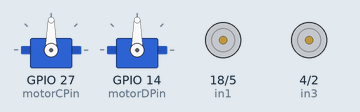
Recording of a sketch running on a simulated ESP32. Shown: 2 × servo, motor-driver pin pairs drawn as motors (green arrow = first pin HIGH = forward, orange = second pin HIGH = backward, longer = more drive, scaled by the enable pin).

Above: at 0.1 s.
At 1.1 s:
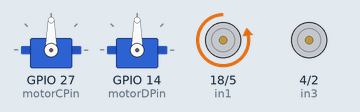
At 4.8 s:
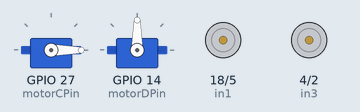
At 8.0 s:
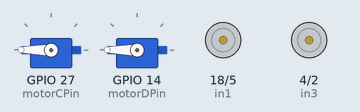
At 15.9 s:
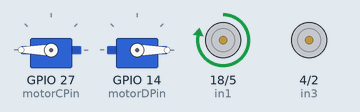
At 38.8 s:
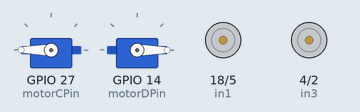
Timing chart, 0 to 40.0 s (numbered marks = the images above):
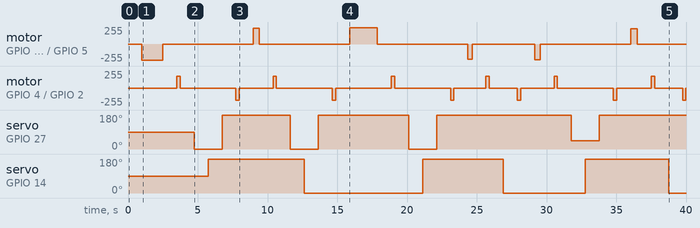

Measured:
- by itself, servo on GPIO 27 (motorCPin): 90° → 0° at 4.7 s, → 180° 2.0 s later, → 0° 4.9 s later, → 180° 2.0 s later, … (8 changes in this stretch)
- by itself, servo on GPIO 14 (motorDPin): goes 180° 6.9 s, 0° 8.5 s, 180° 5.8 s, 0° 5.9 s, 180° 6.0 s, then 0°
- by itself, motor on GPIO 18 (in1) / GPIO 5 (in2): stopped → backward 245/255 at 1.0 s, → stopped 1.5 s later, → forward 235/255 6.5 s later, → stopped 0.42 s later, … (12 changes in this stretch)
- by itself, motor on GPIO 4 (in3) / GPIO 2 (in4): stopped → forward 180/255 at 3.5 s, → stopped 0.24 s later, → backward 180/255 4.0 s later, → stopped 0.24 s later, … (24 changes in this stretch)

The sketch:

finalMotors.ino
```cpp
#include <ESP32Servo.h>

// Define motor control pins for Motor A and B (connected to the first motor driver)
int ena = 19;   // Motor A enable pin
int in1 = 18;    // Motor A input 1
int in2 = 5;    // Motor A input 2
int in3 = 4;    // Motor B input 1
int in4 = 2;   // Motor B input 2
int enb = 15;   // Motor B enable pin

Servo motorC; // Create a Servo object for motor C
Servo motorD; // Create a Servo object for motor D

const int motorCPin = 27; // Define the pin number for motor C
const int motorDPin = 14; // Define the pin number for motor D

unsigned long previousMillis = 0; // Store the last time a motor action was triggered
unsigned long stateChangeMillis = 0; // Store the last time the state was changed

// Timing constants for Motor A
const unsigned long motorARotationDuration = 350;  // Duration of each Motor A rotation in milliseconds
const unsigned long motorAStopDuration = 1000;     // Stop duration after each Motor A rotation in milliseconds

// Timing constants for Motor B
const unsigned long motorBRotationDuration = 240;  // Duration of each Motor B rotation in milliseconds
const unsigned long motorBStopDuration = 1000;     // Stop duration after each Motor B rotation in milliseconds

// Timing constants for Servos
const unsigned long servoMoveDuration = 1000;      // Duration for servo movements

// Timing constant for state transition gap
const unsigned long stateTransitionGap = 1000; // 1500 milliseconds gap between state transitions

// Combined motor states
enum MotorState {
  MOTOR_A_COUNTERCLOCKWISE_01,
  MOTOR_A_COUNTERCLOCKWISE_01_STOP,
  MOTOR_B_CLOCKWISE_01,
  MOTOR_B_CLOCKWISE_01_STOP,
  MOTOR_C_RESET_01,
  MOTOR_D_ROTATET_01,
  MOTOR_C_ROTATET_01,
  MOTOR_B_COUNTERCLOCKWISE_01,
  MOTOR_B_COUNTERCLOCKWISE_01_STOP,
  MOTOR_A_CLOCKWISE_01,
  MOTOR_A_CLOCKWISE_01_STOP,
  MOTOR_B_CLOCKWISE_02,
  MOTOR_B_CLOCKWISE_02_STOP,
  MOTOR_C_RESET_02,
  MOTOR_D_RESET_02,
  MOTOR_C_ROTATET_02,
  MOTOR_B_COUNTERCLOCKWISE_02,
  MOTOR_B_COUNTERCLOCKWISE_02_STOP,
  MOTOR_A_CLOCKWISE_02,
  MOTOR_A_CLOCKWISE_02_STOP,
  MOTOR_B_CLOCKWISE_03,
  MOTOR_B_CLOCKWISE_03_STOP,
  MOTOR_C_RESET_03,
  MOTOR_D_ROTATET_03,
  MOTOR_C_ROTATET_03,
  MOTOR_B_COUNTERCLOCKWISE_03,
  MOTOR_B_COUNTERCLOCKWISE_03_STOP,
  MOTOR_A_COUNTERCLOCKWISE_03,
  MOTOR_A_COUNTERCLOCKWISE_03_STOP,
  MOTOR_B_CLOCKWISE_04,
  MOTOR_B_CLOCKWISE_04_STOP,
  MOTOR_C_RESET_04,
  MOTOR_D_RESET_04,
  MOTOR_C_ROTATET_04,
  MOTOR_B_COUNTERCLOCKWISE_04,
  MOTOR_B_COUNTERCLOCKWISE_04_STOP,
  MOTOR_A_COUNTERCLOCKWISE_04,
  MOTOR_A_COUNTERCLOCKWISE_04_STOP,
  MOTOR_B_CLOCKWISE_05,
  MOTOR_B_CLOCKWISE_05_STOP,
  MOTOR_C_RESET_05,
  MOTOR_D_ROTATET_05,
  MOTOR_C_ROTATET_05,
  MOTOR_B_COUNTERCLOCKWISE_05,
  MOTOR_B_COUNTERCLOCKWISE_05_STOP,
  MOTOR_A_CLOCKWISE_05,
  MOTOR_A_CLOCKWISE_05_STOP,
  MOTOR_B_CLOCKWISE_06,
  MOTOR_B_CLOCKWISE_06_STOP,
  MOTOR_C_RESET_06,
  MOTOR_D_RESET_06,
  MOTOR_C_ROTATET_06,
  MOTOR_B_COUNTERCLOCKWISE_06,
  MOTOR_B_COUNTERCLOCKWISE_06_STOP,
  MOTOR_A_COUNTERCLOCKWISE_06,
  MOTOR_A_COUNTERCLOCKWISE_06_STOP,
  MOTOR_B_CLOCKWISE_07,
};

MotorState currentState = MOTOR_A_COUNTERCLOCKWISE_01; // Initialize the state machine with the first state

void setup() {
  // Set motor control pins as outputs
  pinMode(ena, OUTPUT);
  pinMode(in1, OUTPUT);
  pinMode(in2, OUTPUT);
  pinMode(in3, OUTPUT);
  pinMode(in4, OUTPUT);
  pinMode(enb, OUTPUT);

  // Attach servo motors to the defined pins
  motorC.attach(motorCPin);
  motorD.attach(motorDPin);
}

void loop() {
  unsigned long currentMillis = millis();

  switch (currentState) {
       case MOTOR_A_COUNTERCLOCKWISE_01: // New state name
      if (currentMillis - stateChangeMillis >= stateTransitionGap) {
        digitalWrite(in1, LOW); // Set motor A to rotate counterclockwise
        digitalWrite(in2, HIGH); // Set motor A to rotate counterclockwise
        analogWrite(ena, 245);
        previousMillis = currentMillis;
        currentState = MOTOR_A_COUNTERCLOCKWISE_01_STOP; // Changed state name
      }
      break;
    case MOTOR_A_COUNTERCLOCKWISE_01_STOP: // New state name
      if (currentMillis - previousMillis >= 1500) {
        analogWrite(ena, 0);
        previousMillis = currentMillis;
        stateChangeMillis = currentMillis;
        currentState = MOTOR_B_CLOCKWISE_01;
      }
      break;
    case MOTOR_B_CLOCKWISE_01:
      if (currentMillis - stateChangeMillis >= stateTransitionGap) {
        digitalWrite(in3, HIGH);
        digitalWrite(in4, LOW);
        analogWrite(enb, 180);
        previousMillis = currentMillis;
        currentState = MOTOR_B_CLOCKWISE_01_STOP;
      }
      break;
    case MOTOR_B_CLOCKWISE_01_STOP:
      if (currentMillis - previousMillis >= motorBRotationDuration) {
        analogWrite(enb, 0);
        previousMillis = currentMillis;
        stateChangeMillis = currentMillis;
        currentState = MOTOR_C_RESET_01;
      }
      break;
    case MOTOR_C_RESET_01:
      if (currentMillis - stateChangeMillis >= stateTransitionGap) {
        motorC.write(0);
        previousMillis = currentMillis;
        currentState = MOTOR_D_ROTATET_01;
        delay(1000);
      }
      break;
    case MOTOR_D_ROTATET_01:
      if (currentMillis - stateChangeMillis >= stateTransitionGap) {
        motorD.write(180);
        previousMillis = currentMillis;
        currentState = MOTOR_C_ROTATET_01;
        delay(1000);
      }
      break;
    case MOTOR_C_ROTATET_01:
      if (currentMillis - previousMillis >= servoMoveDuration) {
        motorC.write(180);
        previousMillis = currentMillis;
        stateChangeMillis = currentMillis;
        currentState = MOTOR_B_COUNTERCLOCKWISE_01;
        delay(1000);
      }
      break;
    case MOTOR_B_COUNTERCLOCKWISE_01:
      if (currentMillis - stateChangeMillis >= stateTransitionGap) {
        digitalWrite(in3, LOW);
        digitalWrite(in4, HIGH);
        analogWrite(enb, 180);
        previousMillis = currentMillis;
        currentState = MOTOR_B_COUNTERCLOCKWISE_01_STOP;
      }
      break;
    case MOTOR_B_COUNTERCLOCKWISE_01_STOP:
      if (currentMillis - previousMillis >= motorBRotationDuration) {
        analogWrite(enb, 0);
        previousMillis = currentMillis;
        stateChangeMillis = currentMillis;
        currentState = MOTOR_A_CLOCKWISE_01;
      }
      break;
    case MOTOR_A_CLOCKWISE_01:
      if (currentMillis - stateChangeMillis >= stateTransitionGap) {
        digitalWrite(in1, HIGH);
        digitalWrite(in2, LOW);
        analogWrite(ena, 235);
        previousMillis = currentMillis;
        currentState = MOTOR_A_CLOCKWISE_01_STOP;
      }
      break;
    case MOTOR_A_CLOCKWISE_01_STOP:
      if (currentMillis - previousMillis >= 420) {
        analogWrite(ena, 0);
        previousMillis = currentMillis;
        stateChangeMillis = currentMillis;
        currentState = MOTOR_B_CLOCKWISE_02;
      }
      break;
//-----------------------------------------------------------------------
    // Add similar cases for other states
    case MOTOR_B_CLOCKWISE_02:
      if (currentMillis - stateChangeMillis >= stateTransitionGap) {
        digitalWrite(in3, HIGH);
        digitalWrite(in4, LOW);
        analogWrite(enb, 180);
        previousMillis = currentMillis;
        currentState = MOTOR_B_CLOCKWISE_02_STOP;
      }
      break;
    case MOTOR_B_CLOCKWISE_02_STOP:
      if (currentMillis - previousMillis >= motorBRotationDuration) {
        analogWrite(enb, 0);
        previousMillis = currentMillis;
        stateChangeMillis = currentMillis;
        currentState = MOTOR_C_RESET_02;
      }
      break;
    case MOTOR_C_RESET_02:
      if (currentMillis - stateChangeMillis >= stateTransitionGap) {
        motorC.write(0);
        previousMillis = currentMillis;
        currentState = MOTOR_D_RESET_02;
        delay(1000);
      }
      break;
    case MOTOR_D_RESET_02:
      if (currentMillis - stateChangeMillis >= stateTransitionGap) {
        motorD.write(0);
        previousMillis = currentMillis;
        currentState = MOTOR_C_ROTATET_02;
        delay(1000);
      }
      break;
    case MOTOR_C_ROTATET_02:
      if (currentMillis - previousMillis >= servoMoveDuration) {
        motorC.write(180);
        previousMillis = currentMillis;
        stateChangeMillis = currentMillis;
        currentState = MOTOR_B_COUNTERCLOCKWISE_02;
        delay(1000);
      }
      break;
    case MOTOR_B_COUNTERCLOCKWISE_02:
      if (currentMillis - stateChangeMillis >= stateTransitionGap) {
        digitalWrite(in3, LOW);
        digitalWrite(in4, HIGH);
        analogWrite(enb, 180);
        previousMillis = currentMillis;
        currentState = MOTOR_B_COUNTERCLOCKWISE_02_STOP;
      }
      break;
    case MOTOR_B_COUNTERCLOCKWISE_02_STOP:
      if (currentMillis - previousMillis >= motorBRotationDuration) {
        analogWrite(enb, 0);
        previousMillis = currentMillis;
        stateChangeMillis = currentMillis;
        currentState = MOTOR_A_CLOCKWISE_02;
      }
      break;
    case MOTOR_A_CLOCKWISE_02:
      if (currentMillis - stateChangeMillis >= stateTransitionGap) {
        digitalWrite(in1, HIGH);
        digitalWrite(in2, LOW);
        analogWrite(ena, 245);
        previousMillis = currentMillis;
        currentState = MOTOR_A_CLOCKWISE_02_STOP;
      }
      break;
    case MOTOR_A_CLOCKWISE_02_STOP:
      if (currentMillis - previousMillis >= 2000) {
        analogWrite(ena, 0);
        previousMillis = currentMillis;
        stateChangeMillis = currentMillis;
        currentState = MOTOR_B_CLOCKWISE_03;
      }
      break;
//-----------------------------------------------------------------------

    case MOTOR_B_CLOCKWISE_03:
      if (currentMillis - stateChangeMillis >= stateTransitionGap) {
        digitalWrite(in3, HIGH);
        digitalWrite(in4, LOW);
        analogWrite(enb, 180);
        previousMillis = currentMillis;
        currentState = MOTOR_B_CLOCKWISE_03_STOP;
      }
      break;
    case MOTOR_B_CLOCKWISE_03_STOP:
      if (currentMillis - previousMillis >= motorBRotationDuration) {
        analogWrite(enb, 0);
        previousMillis = currentMillis;
        stateChangeMillis = currentMillis;
        currentState = MOTOR_C_RESET_03;
      }
      break;
    case MOTOR_C_RESET_03:
      if (currentMillis - stateChangeMillis >= stateTransitionGap) {
        motorC.write(0);
        previousMillis = currentMillis;
        currentState = MOTOR_D_ROTATET_03;
        delay(1000);
      }
      break;
    case MOTOR_D_ROTATET_03:
      if (currentMillis - stateChangeMillis >= stateTransitionGap) {
        motorD.write(180);
        previousMillis = currentMillis;
        currentState = MOTOR_C_ROTATET_03;
        delay(1000);
      }
      break;
    case MOTOR_C_ROTATET_03:
      if (currentMillis - previousMillis >= servoMoveDuration) {
        motorC.write(180);
        previousMillis = currentMillis;
        stateChangeMillis = currentMillis;
        currentState = MOTOR_B_COUNTERCLOCKWISE_03;
        delay(1000);
      }
      break;
    case MOTOR_B_COUNTERCLOCKWISE_03:
      if (currentMillis - stateChangeMillis >= stateTransitionGap) {
        digitalWrite(in3, LOW);
        digitalWrite(in4, HIGH);
        analogWrite(enb, 180);
        previousMillis = currentMillis;
        currentState = MOTOR_B_COUNTERCLOCKWISE_03_STOP;
      }
      break;
    case MOTOR_B_COUNTERCLOCKWISE_03_STOP:
      if (currentMillis - previousMillis >= motorBRotationDuration) {
        analogWrite(enb, 0);
        previousMillis = currentMillis;
        stateChangeMillis = currentMillis;
        currentState = MOTOR_A_COUNTERCLOCKWISE_03; // Changed state name
      }
      break;
    case MOTOR_A_COUNTERCLOCKWISE_03: // New state name
      if (currentMillis - stateChangeMillis >= stateTransitionGap) {
        digitalWrite(in1, LOW); // Set motor A to rotate counterclockwise
        digitalWrite(in2, HIGH); // Set motor A to rotate counterclockwise
        analogWrite(ena, 230);
        previousMillis = currentMillis;
        currentState = MOTOR_A_COUNTERCLOCKWISE_03_STOP; // Changed state name
      }
      break;
    case MOTOR_A_COUNTERCLOCKWISE_03_STOP: // New state name
      if (currentMillis - previousMillis >= 300) {
        analogWrite(ena, 0);
        previousMillis = currentMillis;
        stateChangeMillis = currentMillis;
        currentState = MOTOR_B_CLOCKWISE_04;
      }
      break;

      //--------------------------------------------------------------------
        case MOTOR_B_CLOCKWISE_04:
      if (currentMillis - stateChangeMillis >= stateTransitionGap) {
        digitalWrite(in3, HIGH);
        digitalWrite(in4, LOW);
        analogWrite(enb, 180);
        previousMillis = currentMillis;
        currentState = MOTOR_B_CLOCKWISE_04_STOP;
      }
      break;
    case MOTOR_B_CLOCKWISE_04_STOP:
      if (currentMillis - previousMillis >= motorBRotationDuration) {
        analogWrite(enb, 0);
        previousMillis = currentMillis;
        stateChangeMillis = currentMillis;
        currentState = MOTOR_D_RESET_04;
      }
      break;
    // case MOTOR_C_RESET_04:
    //   if (currentMillis - stateChangeMillis >= stateTransitionGap) {
    //     motorC.write(180);
    //     previousMillis = currentMillis;
    //     currentState = MOTOR_D_RESET_04;
    //     delay(1000);
    //   }
    //   break;
    case MOTOR_D_RESET_04:
      if (currentMillis - stateChangeMillis >= stateTransitionGap) {
        motorD.write(0);
        previousMillis = currentMillis;
        currentState = MOTOR_B_COUNTERCLOCKWISE_04;
        delay(1000);
      }
      break;
    // case MOTOR_C_ROTATET_04:
    //   if (currentMillis - previousMillis >= servoMoveDuration) {
    //     motorC.write(180);
    //     previousMillis = currentMillis;
    //     stateChangeMillis = currentMillis;
    //     currentState = MOTOR_B_COUNTERCLOCKWISE_04;
    //     delay(1000);
    //   }
    //   break;
    case MOTOR_B_COUNTERCLOCKWISE_04:
      if (currentMillis - stateChangeMillis >= stateTransitionGap) {
        digitalWrite(in3, LOW);
        digitalWrite(in4, HIGH);
        analogWrite(enb, 180);
        previousMillis = currentMillis;
        currentState = MOTOR_B_COUNTERCLOCKWISE_04_STOP;
      }
      break;
    case MOTOR_B_COUNTERCLOCKWISE_04_STOP:
      if (currentMillis - previousMillis >= motorBRotationDuration) {
        analogWrite(enb, 0);
        previousMillis = currentMillis;
        stateChangeMillis = currentMillis;
        currentState = MOTOR_A_COUNTERCLOCKWISE_04; // Changed state name
      }
      break;
    case MOTOR_A_COUNTERCLOCKWISE_04: // New state name
      if (currentMillis - stateChangeMillis >= stateTransitionGap) {
        digitalWrite(in1, LOW); // Set motor A to rotate counterclockwise
        digitalWrite(in2, HIGH); // Set motor A to rotate counterclockwise
        analogWrite(ena, 238);
        previousMillis = currentMillis;
        currentState = MOTOR_A_COUNTERCLOCKWISE_04_STOP; // Changed state name
      }
      break;
    case MOTOR_A_COUNTERCLOCKWISE_04_STOP: // New state name
      if (currentMillis - previousMillis >= 400) {
        analogWrite(ena, 0);
        previousMillis = currentMillis;
        stateChangeMillis = currentMillis;
        currentState = MOTOR_B_CLOCKWISE_05;
      }
      break;

    //--------------------------------------------------------------------

    case MOTOR_B_CLOCKWISE_05:
      if (currentMillis - stateChangeMillis >= stateTransitionGap) {
        digitalWrite(in3, HIGH);
        digitalWrite(in4, LOW);
        analogWrite(enb, 180);
        previousMillis = currentMillis;
        currentState = MOTOR_B_CLOCKWISE_05_STOP;
      }
      break;
    case MOTOR_B_CLOCKWISE_05_STOP:
      if (currentMillis - previousMillis >= motorBRotationDuration) {
        analogWrite(enb, 0);
        previousMillis = currentMillis;
        stateChangeMillis = currentMillis;
        currentState = MOTOR_C_RESET_05;
      }
      break;
    case MOTOR_C_RESET_05:
      if (currentMillis - stateChangeMillis >= stateTransitionGap) {
        motorC.write(45);
        previousMillis = currentMillis;
        currentState = MOTOR_D_ROTATET_05;
        delay(1000);
      }
      break;
    case MOTOR_D_ROTATET_05:
      if (currentMillis - stateChangeMillis >= stateTransitionGap) {
        motorD.write(180);
        previousMillis = currentMillis;
        currentState = MOTOR_C_ROTATET_05;
        delay(1000);
      }
      break;
    case MOTOR_C_ROTATET_05:
      if (currentMillis - previousMillis >= servoMoveDuration) {
        motorC.write(180);
        previousMillis = currentMillis;
        stateChangeMillis = currentMillis;
        currentState = MOTOR_B_COUNTERCLOCKWISE_05;
        delay(1000);
      }
      break;
    case MOTOR_B_COUNTERCLOCKWISE_05:
      if (currentMillis - stateChangeMillis >= stateTransitionGap) {
        digitalWrite(in3, LOW);
        digitalWrite(in4, HIGH);
        analogWrite(enb, 180);
        previousMillis = currentMillis;
        currentState = MOTOR_B_COUNTERCLOCKWISE_05_STOP;
      }
      break;
    case MOTOR_B_COUNTERCLOCKWISE_05_STOP:
      if (currentMillis - previousMillis >= motorBRotationDuration) {
        analogWrite(enb, 0);
        previousMillis = currentMillis;
        stateChangeMillis = currentMillis;
        currentState = MOTOR_A_CLOCKWISE_05;
      }
      break;
    case MOTOR_A_CLOCKWISE_05:
      if (currentMillis - stateChangeMillis >= stateTransitionGap) {
        digitalWrite(in1, HIGH);
        digitalWrite(in2, LOW);
        analogWrite(ena, 230);
        previousMillis = currentMillis;
        currentState = MOTOR_A_CLOCKWISE_05_STOP;
      }
      break;
    case MOTOR_A_CLOCKWISE_05_STOP:
      if (currentMillis - previousMillis >= 490) {
        analogWrite(ena, 0);
        previousMillis = currentMillis;
        stateChangeMillis = currentMillis;
        currentState = MOTOR_B_CLOCKWISE_06;
      }
      break;

      //------------------------------------------------------------------

      case MOTOR_B_CLOCKWISE_06:
      if (currentMillis - stateChangeMillis >= stateTransitionGap) {
        digitalWrite(in3, HIGH);
        digitalWrite(in4, LOW);
        analogWrite(enb, 180);
        previousMillis = currentMillis;
        currentState = MOTOR_B_CLOCKWISE_06_STOP;
      }
      break;
    case MOTOR_B_CLOCKWISE_06_STOP:
      if (currentMillis - previousMillis >= motorBRotationDuration) {
        analogWrite(enb, 0);
        previousMillis = currentMillis;
        stateChangeMillis = currentMillis;
        currentState = MOTOR_D_RESET_06;
      }
      break;
    // case MOTOR_C_RESET_06:
    //   if (currentMillis - stateChangeMillis >= stateTransitionGap) {
    //     motorC.write(180);
    //     previousMillis = currentMillis;
    //     currentState = MOTOR_D_RESET_06;
    //     delay(1000);
    //   }
    //   break;
    case MOTOR_D_RESET_06:
      if (currentMillis - stateChangeMillis >= stateTransitionGap) {
        motorD.write(0);
        previousMillis = currentMillis;
        currentState = MOTOR_B_COUNTERCLOCKWISE_06;
        delay(1000);
      }
      break;
    // case MOTOR_C_ROTATET_06:
    //   if (currentMillis - previousMillis >= servoMoveDuration) {
    //     motorC.write(180);
    //     previousMillis = currentMillis;
    //     stateChangeMillis = currentMillis;
    //     currentState = MOTOR_B_COUNTERCLOCKWISE_06;
    //     delay(1000);
    //   }
    //   break;
    case MOTOR_B_COUNTERCLOCKWISE_06:
      if (currentMillis - stateChangeMillis >= stateTransitionGap) {
        digitalWrite(in3, LOW);
        digitalWrite(in4, HIGH);
        analogWrite(enb, 180);
        previousMillis = currentMillis;
        currentState = MOTOR_B_COUNTERCLOCKWISE_06_STOP;
      }
      break;
    case MOTOR_B_COUNTERCLOCKWISE_06_STOP:
      if (currentMillis - previousMillis >= motorBRotationDuration) {
        analogWrite(enb, 0);
        previousMillis = currentMillis;
        stateChangeMillis = currentMillis;
        currentState = MOTOR_A_COUNTERCLOCKWISE_06; // Changed state name
      }
      break;
    case MOTOR_A_COUNTERCLOCKWISE_06: // New state name
      if (currentMillis - stateChangeMillis >= stateTransitionGap) {
        digitalWrite(in1, LOW); // Set motor A to rotate counterclockwise
        digitalWrite(in2, HIGH); // Set motor A to rotate counterclockwise
        analogWrite(ena, 230);
        previousMillis = currentMillis;
        currentState = MOTOR_A_COUNTERCLOCKWISE_06_STOP; // Changed state name
      }
      break;
    case MOTOR_A_COUNTERCLOCKWISE_06_STOP: // New state name
      if (currentMillis - previousMillis >= 2000) {
        analogWrite(ena, 0);
        previousMillis = currentMillis;
        stateChangeMillis = currentMillis;
        currentState = MOTOR_B_CLOCKWISE_07;
      }
      break;
  }
}
```
